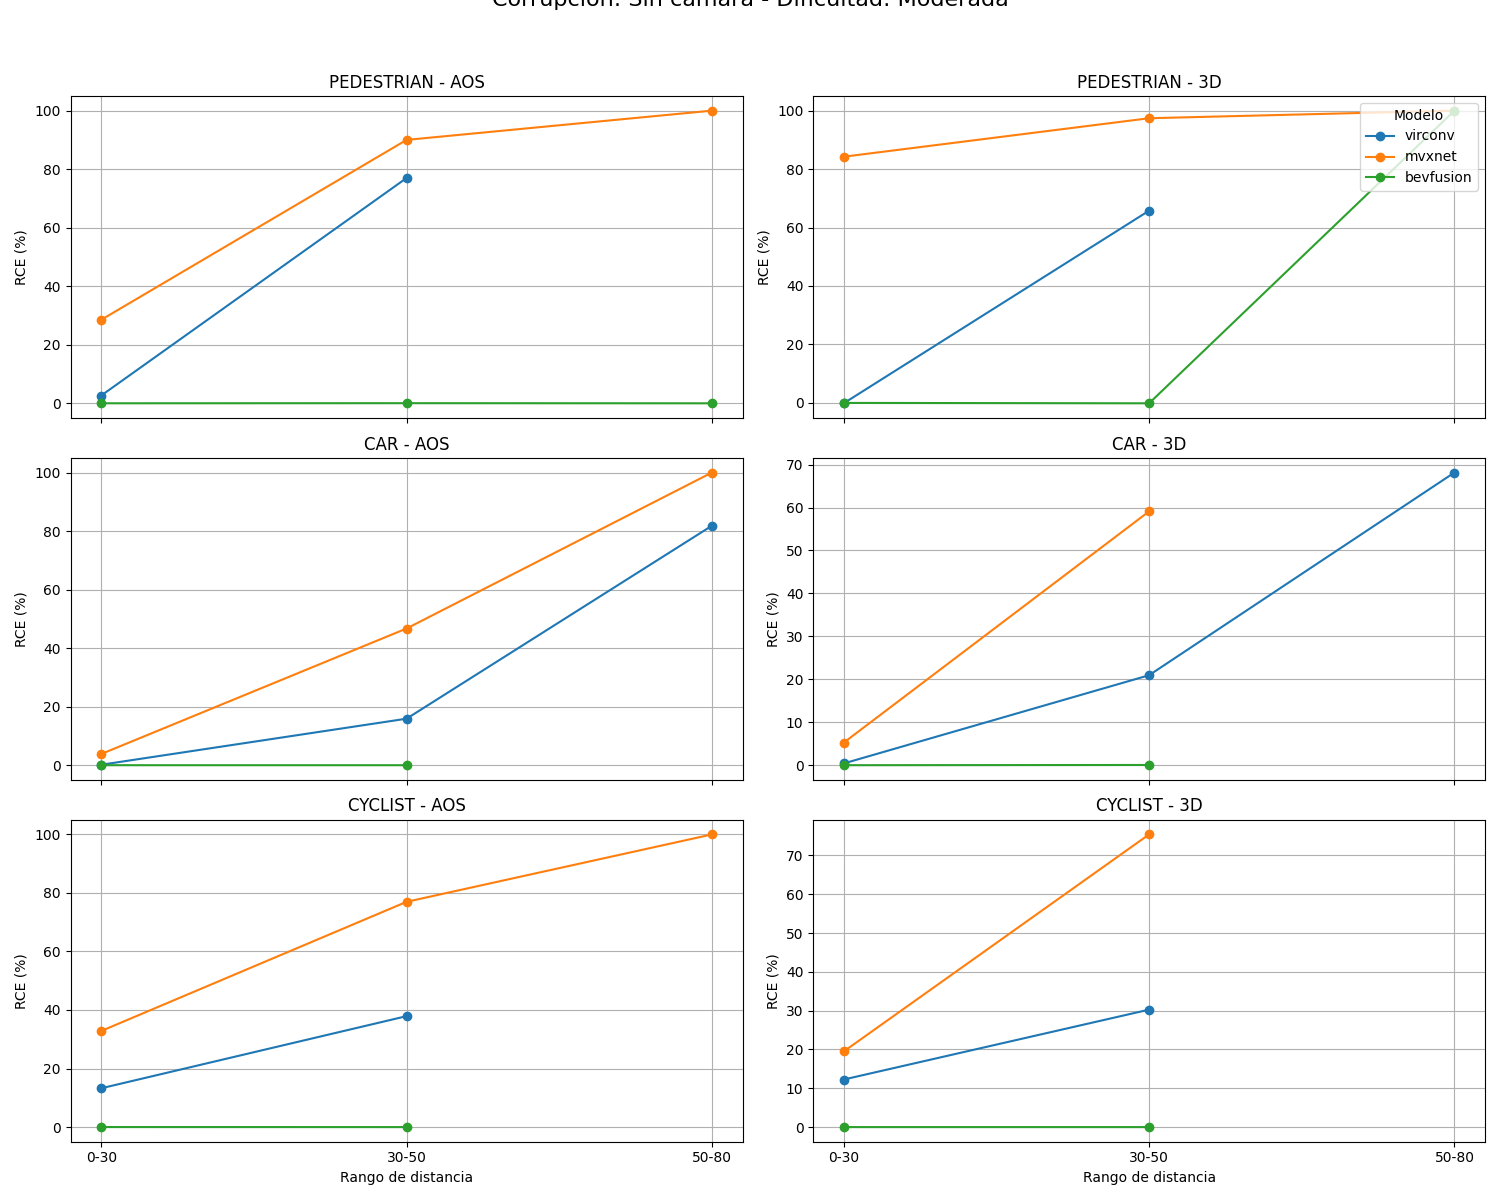

Reproduce this figure in Python.
import pandas as pd
import matplotlib.pyplot as plt

modelos = ["virconv", "mvxnet", "bevfusion"]
traducir_cls = {"Car":"Coche","Pedestrian":"Peatón", "Cyclist": "Ciclista"}

metricas = ['aos', '3d']
rangos = [(0,30), (30,50), (50,80)]
clases = ['Pedestrian', 'Car', 'Cyclist']

######################## GRAFICA LINEAS NO CAMARA RANGOS ########################


# Crear figura con subplots
fig, axes = plt.subplots(nrows=3, ncols=2, figsize=(15, 12), sharex=True)

# Recorrer por clase y métrica
for i, clase in enumerate(clases):
    for j, metrica in enumerate(metricas):
        ax = axes[i, j]

        for modelo in modelos:
            df = pd.read_csv(f"{modelo}/{modelo}_corruption_eval.csv")
            df = df[df['difficulty'] == 'moderate']

            rce_vals = []
            etiquetas_rango = []

            for min_d, max_d in rangos:
                # Resultado original
                val_original = df[
                    (df['corruption'] == 'original') &
                    (df['class'] == clase) &
                    (df['metric'] == metrica) &
                    (df['min dist'] == min_d) &
                    (df['max dist'] == max_d) 
                ]['result'].values

                # Resultado con corrupción sin cámara
                val_corrup = df[
                    (df['corruption'] == 'no_camera') &
                    (df['class'] == clase) &
                    (df['metric'] == metrica) &
                    (df['min dist'] == min_d) &
                    (df['max dist'] == max_d) 
                ]['result'].values

                if len(val_original) > 0 and len(val_corrup) > 0 and val_original[0] > 0:
                    rce = 100 * (val_original[0] - val_corrup[0]) / val_original[0]
                    rce_vals.append(rce)
                    etiquetas_rango.append(f"{min_d}-{max_d}")

            if rce_vals:
                ax.plot(etiquetas_rango, rce_vals, marker='o', label=modelo)

        ax.set_title(f'{clase.upper()} - {metrica.upper()}')
        ax.set_ylabel('RCE (%)')
        ax.grid(True)
        if i == 2:
            ax.set_xlabel('Rango de distancia')
        if i == 0 and j == 1:
            ax.legend(title='Modelo', loc='upper right')

plt.tight_layout()
plt.suptitle('RCE por clase, métrica y modelo\nCorrupción: Sin cámara - Dificultad: Moderada', fontsize=16, y=1.03)
plt.subplots_adjust(top=0.92)
plt.savefig('redundancia')



metricas = ['aos', '3d']
rangos = [(0,30), (30,50), (50,80)]
clases = ['Pedestrian', 'Car', 'Cyclist']

# Filtrar dificultad 'moderate'

resultado = []

# Recorrer por clase y métrica
for i, clase in enumerate(clases):
    for j, metrica in enumerate(metricas):
        ax = axes[i, j]

        for modelo in modelos:
            df = pd.read_csv(f"{modelo}/{modelo}_corruption_eval.csv")
            df = df[df['difficulty'] == 'moderate']

            rce_vals = []
            etiquetas_rango = []

            # Resultado original
            val_original = df[
                (df['corruption'] == 'original') &
                (df['class'] == clase) &
                (df['metric'] == metrica) &
                (df['min dist'] == 0) &
                (df['max dist'] == 80) 
            ]['result'].values

            # Resultado con corrupción sin cámara
            val_corrup = df[
                (df['corruption'] == 'no_camera') &
                (df['class'] == clase) &
                (df['metric'] == metrica) &
                (df['min dist'] == 0) &
                (df['max dist'] == 80) 
            ]['result'].values

            if len(val_original) > 0 and len(val_corrup) > 0 and val_original[0] > 0:
                rce = 100 * (val_original[0] - val_corrup[0]) / val_original[0]
                resultado.append({
                    'modelo': modelo,
                    'clase': clase,
                    'metrica': metrica,
                    'rce': rce
                })

df_redundancia = pd.DataFrame(resultado)
df_redundancia.to_csv('redundancia(0,80).csv')
